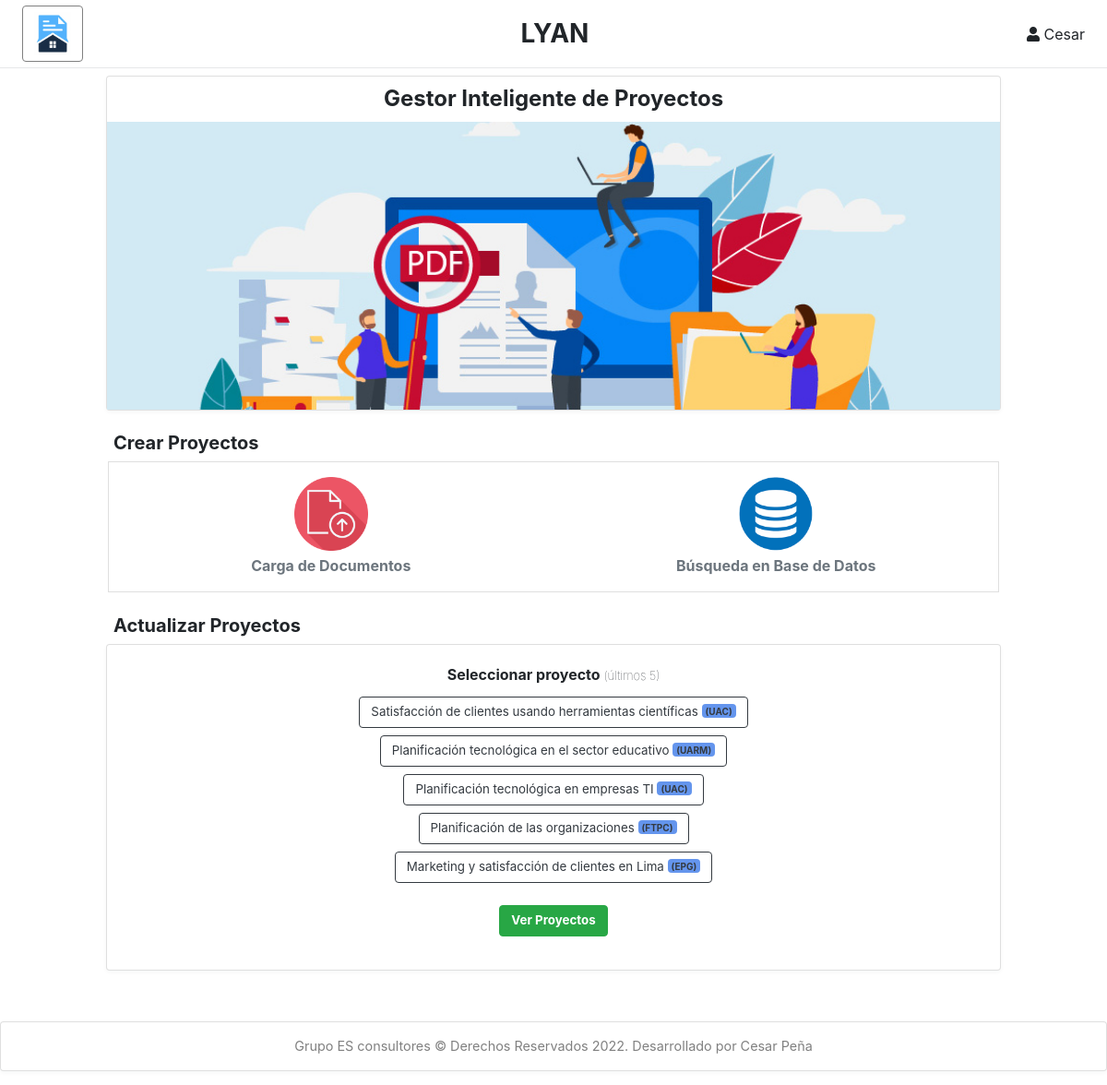
Screenshot of /home (signed in) with the database file from the repository.
### tables this page shows
CREATE TABLE "project_info" (
	"pro_id"	INTEGER,
	"pro_title"	TEXT,
	"pro_uni"	INTEGER,
	"pro_department"	INTEGER,
	"pro_province"	INTEGER,
	"pro_district"	INTEGER,
	"pro_career"	TEXT,
	"pro_comment"	TEXT,
	"pro_type_a"	INTEGER,
	"pro_type_m"	INTEGER,
	"pro_n_articles"	INTEGER,
	"pro_n_process"	INTEGER,
	"pro_user"	INTEGER,
	"pro_created"	TEXT,
	PRIMARY KEY("pro_id" ASC),
	FOREIGN KEY("pro_user") REFERENCES "user"("id") ON DELETE NO ACTION ON UPDATE NO ACTION,
	FOREIGN KEY("pro_department") REFERENCES "ubigeo_departments"("id"),
	FOREIGN KEY("pro_province") REFERENCES "ubigeo_provinces"("id"),
	FOREIGN KEY("pro_uni") REFERENCES "uni_info"("uni_id")
);

CREATE TABLE "uni_info" (
	"uni_id"	INTEGER,
	"uni_name"	TEXT UNIQUE,
	"uni_nickname"	TEXT,
	"uni_type"	TEXT,
	"uni_validity"	TEXT,
	"uni_venues"	TEXT,
	"uni_active"	INTEGER,
	"uni_created"	TEXT,
	"uni_updated"	TEXT,
	PRIMARY KEY("uni_id" AUTOINCREMENT)
);

### main.py (the view)
@main.route('/home')
def home():
    if current_user.is_authenticated:
        list_projects = get_listProjects(5)
        return render_template('home.html', name=current_user.name.split()[0], projects=list_projects)
    else:
        return render_template('login.html')

### templates/home.html (shortened to what this page needs)
{% extends "layout_home.html" %}
{% block content %}
<div class="content">
    <div class="container" style="max-width: 1000px;">
        <div class="row">
            <div class="col-md-12">
                <div class="card">
                    <div class="card-body" style="padding: 10px 0;">
                        <h4 class="card-title-form">Gestor Inteligente de Proyectos</h4>
                    </div>
                    <img class="card-img-land" src="../static/img/home-landing.jpg">
                </div>
            </div>
        </div>
        <div class="row">
            <div class="col-sm-12 col-md-12 col-lg-12" style="margin-bottom: 1rem;">
                <h5 style="padding: 0.5rem; margin-bottom: 0;"><b>Crear Proyectos</b></h5>
                <div class="row" style="border: 1px solid rgba(0,0,0,.125); margin: 0 0.1rem; background-color: white;">
                    <div class="col-md-6" style="margin: 1rem 0;">
                        <div class="dfd text-center">
                            <a href="{{ url_for('main.upload_form') }}">
                                <img class="card-img-land" style="width: 80px;" src="../static/img/icon-upload.png">
                                <p class="text-muted" style="margin: 0.25rem 0 0;"><b>Carga de Documentos</b></p>
                            </a>
                        </div>
                    </div>
                    <div class="col-md-6" style="margin: 1rem 0;">
                        <div class="dfd text-center">
                            <a href="{{ url_for('main.search_db') }}">
                                <img class="card-img-land" style="width: 80px;" src="../static/img/icon-database.png">
                                <p class="text-muted" style="margin: 0.25rem 0 0;"><b>Búsqueda en Base de Datos</b></p>
                            </a>
                        </div>
                    </div>
                </div>
            </div>
            <div class="col-md-12 col-lg-12">
                <h5 style="padding: 0.5rem; margin-bottom: 0;"><b>Actualizar Proyectos</b></h5>
                <div class="card">
                    <div class="card-body text-center">
                        <p class="card-title-form" style="margin-bottom: 0.75rem;">Seleccionar proyecto <span style="font-size: small; font-weight: 100;">(últimos 5)</span></p>
                        {% for project in projects %}
                        <a href="{{ url_for('main.upload_home', id=project.pro_id) }}">
                            <button type="button" class="btn btn-outline-dark mb-2">{{project.pro_title}} <span class="badge bg-light text-dark" style="background-color:cornflowerblue !important;">({{project.pro_uni}})</span></button><br>
                        </a>
                        {% endfor %}
                        <a href="{{ url_for('main.project_list') }}">
                            <button type="button" class="btn btn-success" style="margin: 1rem;"><b>Ver Proyectos</b></button>
                        </a>
                    </div>
                </div>
            </div>
        </div>
    </div>
</div>
{% endblock %}

### templates/layout_home.html (shortened to what this page needs)
<!doctype html>
<html lang="en">
<head>
    <link rel="stylesheet" href="{{ url_for('static', filename='vendor/fontawesome/css/fontawesome.min.css') }}">
    <link rel="stylesheet" href="{{ url_for('static', filename='vendor/fontawesome/css/solid.min.css') }}">
    <link rel="stylesheet" href="{{ url_for('static', filename='vendor/fontawesome/css/brands.min.css') }}">
    <link rel="stylesheet" href="{{ url_for('static', filename='vendor/bootstrap/css/bootstrap.min.css') }}">
    <link rel="stylesheet" href="{{ url_for('static', filename='css/master.css') }}">
    <link rel="stylesheet" href="{{ url_for('static', filename='vendor/flagiconcss/css/flag-icon.min.css') }}">
    <link rel="stylesheet" href="https://maxcdn.bootstrapcdn.com/bootstrap/4.0.0/css/bootstrap.min.css">
    <link href="https://maxcdn.bootstrapcdn.com/font-awesome/4.7.0/css/font-awesome.min.css" rel="stylesheet">
    <link href="https://unpkg.com/gijgo@1.9.13/css/gijgo.min.css" rel="stylesheet" type="text/css" />
</head>
<body>
    <div class="wrapper">
        <div id="body" class="active">
            <nav class="navbar navbar-expand-lg navbar-white bg-white">
                <button type="button" id="sidebarCollapse" class="btn btn-light" style="border-color: gray; background-color: white;">
                    <a href="{{ url_for('main.home') }}">
                        <img class="card-icon_home" style="width: 40px;" src="../../static/img/home-icon.png">
                    </a>
                </button>
                <div class="collapse navbar-collapse" id="navbarSupportedContent">
                    {% if project %}
                    <span style="margin: 0 auto;"><h5 style="margin-bottom: 0;"> {{ project.pro_title }} </h5></span>
                    {% else %}
                    <span style="margin: 0 auto;"><h3 style="margin-bottom: 0;"><b> LYAN </b></h3></span>
                    {% endif %}
                    <ul class="nav navbar-nav">
                        <li class="nav-item dropdown">
                            <div class="nav-dropdown">
                                {% if current_user.is_authenticated %}
                                <i class="fas fa-user"></i> <span>{{name}}</span>
                                {% endif %}
                            </div>
                        </li>
                    </ul>
                </div>
            </nav>
            {% block content %}
            {% endblock %}
        </div>
    </div>
    <footer class="default_theme">
        <div class="container-fluid">
        <div class="row">
            <div class="card" style="margin-top: 2rem; padding-top:15px; font-size: 0.9em; text-align: center; width: 100%; color:grey;">
            <p>Grupo ES consultores © Derechos Reservados 2022. Desarrollado por Cesar Peña</p>
            </div>
        </div>
        </div>
    </footer>
    <link rel="stylesheet" href="http://code.jquery.com/ui/1.12.1/themes/base/jquery-ui.css">
</body>
</html>

### static/css/master.css (style rules this page uses)
body, h1, .h1, h2, .h2, h3, .h3, h4, .h4, h5, .h5, h6, .h6, p, a, td { -moz-osx-font-smoothing: grayscale; -webkit-font-smoothing: antialiased; }
body { width: 100%; height: 100%; background: #f4f6fa; font-family: "Lato", "Helvetica Neue", Arial, Helvetica, sans-serif; font-size: 1rem; color: #444; }
.wrapper { display: flex; width: 100%; align-items: stretch; overflow-x: hidden }
#body { width: 100%; padding: 0; min-height: 100vh; transition: all 0.3s; }
#body>.navbar { padding: 0 1.5rem; min-height: 74px; box-shadow: none; border-bottom: 1px solid rgba(101, 109, 119, .16); }
#body>.content { position: relative; padding: .5rem; }
.card { margin-bottom: 15px; box-shadow: rgba(35, 46, 60, .04) 0 2px 4px 0; }
.card-title-form { margin: 0; font-weight: bold; text-align: center; }
.card-body button { font-size: smaller; }
.card-img-land { width: auto; margin: 0; }
.dfd { width: 100%; }
a, a:hover, a:focus { color: inherit; text-decoration: none; transition: all 0.3s; }
@media (min-width: 200px) { .navbar-expand-lg .navbar-collapse { display: -ms-flexbox !important; display: flex !important; -ms-flex-preferred-size: auto; flex-basis: auto; } }
@media (min-width: 200px) { .navbar-expand-lg .navbar-nav { -ms-flex-direction: row; flex-direction: row; } }

### rows the page displays
project_info: pro_title "Satisfacción de clientes usando herramientas científicas", pro_uni "UAC"
project_info: pro_title "Planificación tecnológica en el sector educativo", pro_uni "UARM"
project_info: pro_title "Planificación tecnológica en empresas TI", pro_uni "UAC"
project_info: pro_title "Planificación de las organizaciones", pro_uni "FTPC"
project_info: pro_title "Marketing y satisfacción de clientes en Lima", pro_uni "EPG"

### other values shown
{{ name }} "Cesar"
